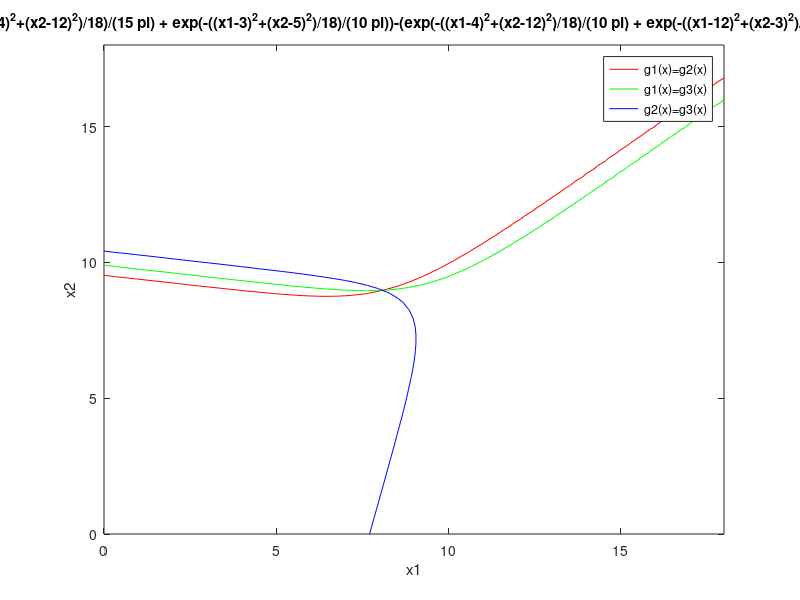

The MATLAB source for this figure:
function [] = hw1_3(  )
    g_1 = '(exp(-((x1-12)^2+(x2-3)^2)/18)/(10*pi) + exp(-((x1-3)^2+(x2-5)^2)/18)/(5*pi))';
    g_2 = '(exp(-((x1-4)^2+(x2-12)^2)/18)/(15*pi) + exp(-((x1-3)^2+(x2-5)^2)/18)/(10*pi))';
    g_3 = '(exp(-((x1-4)^2+(x2-12)^2)/18)/(10*pi) + exp(-((x1-12)^2+(x2-3)^2)/18)/(30*pi))';

    line1 = ezplot(strcat(g_1, '-', g_2), [0, 18, 0, 18]);
    set(line1,'color', 'r')
    hold on;
    line2 = ezplot(strcat(g_1, '-', g_3), [0, 18, 0, 18]);
    set(line2,'color', 'g')
    hold on;
    line3 = ezplot(strcat(g_2, '-', g_3), [0, 18, 0, 18]);
    set(line3,'color', 'b')
    legend('g1(x)=g2(x)', 'g1(x)=g3(x)', 'g2(x)=g3(x)')
end
